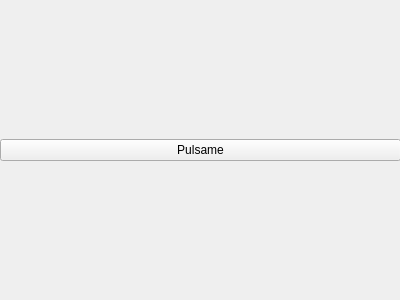
<?xml version="1.0" encoding="UTF-8"?>
<ui version="4.0">
 <class>Form</class>
 <widget class="QWidget" name="Form">
  <property name="geometry">
   <rect>
    <x>0</x>
    <y>0</y>
    <width>400</width>
    <height>300</height>
   </rect>
  </property>
  <property name="windowTitle">
   <string>Form</string>
  </property>
  <widget class="QWidget" name="gridLayoutWidget">
   <property name="geometry">
    <rect>
     <x>0</x>
     <y>0</y>
     <width>401</width>
     <height>301</height>
    </rect>
   </property>
   <layout class="QGridLayout" name="gridLayout">
    <item row="0" column="0">
     <widget class="QPushButton" name="myButton">
      <property name="text">
       <string>Pulsame</string>
      </property>
     </widget>
    </item>
   </layout>
  </widget>
 </widget>
 <resources/>
 <connections/>
</ui>
